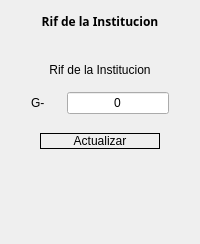
        <widget class="QFrame" name="asd1_2">
         <property name="maximumSize">
          <size>
           <width>500</width>
           <height>580</height>
          </size>
         </property>
         <property name="styleSheet">
          <string notr="true"/>
         </property>
         <layout class="QHBoxLayout" name="horizontalLayout_46">
          <property name="topMargin">
           <number>5</number>
          </property>
          <item>
           <layout class="QVBoxLayout" name="verticalLayout_26" stretch="1,6,3">
            <property name="topMargin">
             <number>5</number>
            </property>
            <item>
             <widget class="QLabel" name="label_57">
              <property name="font">
               <font>
                <family>Trebuchet MS</family>
                <weight>75</weight>
                <bold>true</bold>
               </font>
              </property>
              <property name="text">
               <string>Rif de la Institucion</string>
              </property>
              <property name="alignment">
               <set>Qt::AlignCenter</set>
              </property>
             </widget>
            </item>
            <item>
             <layout class="QVBoxLayout" name="verticalLayout_27">
              <property name="spacing">
               <number>20</number>
              </property>
              <property name="leftMargin">
               <number>20</number>
              </property>
              <property name="topMargin">
               <number>20</number>
              </property>
              <property name="rightMargin">
               <number>20</number>
              </property>
              <property name="bottomMargin">
               <number>10</number>
              </property>
              <item>
               <layout class="QVBoxLayout" name="verticalLayout_54" stretch="6,0,4">
                <property name="spacing">
                 <number>10</number>
                </property>
                <item>
                 <layout class="QVBoxLayout" name="verticalLayout_55" stretch="0">
                  <item>
                   <widget class="QLabel" name="label_58">
                    <property name="text">
                     <string>Rif de la Institucion</string>
                    </property>
                    <property name="alignment">
                     <set>Qt::AlignCenter</set>
                    </property>
                   </widget>
                  </item>
                 </layout>
                </item>
                <item>
                 <layout class="QHBoxLayout" name="horizontalLayout_4" stretch="2,8">
                  <item>
                   <widget class="QLabel" name="label_2">
                    <property name="text">
                     <string>G-</string>
                    </property>
                   </widget>
                  </item>
                  <item>
                   <widget class="QLineEdit" name="rif">
                    <property name="text">
                     <string>0</string>
                    </property>
                    <property name="alignment">
                     <set>Qt::AlignCenter</set>
                    </property>
                   </widget>
                  </item>
                 </layout>
                </item>
                <item>
                 <widget class="QFrame" name="frame_13">
                  <property name="styleSheet">
                   <string notr="true">border:none;</string>
                  </property>
                  <property name="frameShape">
                   <enum>QFrame::StyledPanel</enum>
                  </property>
                  <property name="frameShadow">
                   <enum>QFrame::Raised</enum>
                  </property>
                  <layout class="QVBoxLayout" name="verticalLayout_56">
                   <item>
                    <spacer name="verticalSpacer_22">
                     <property name="orientation">
                      <enum>Qt::Vertical</enum>
                     </property>
                     <property name="sizeHint" stdset="0">
                      <size>
                       <width>20</width>
                       <height>40</height>
                      </size>
                     </property>
                    </spacer>
                   </item>
                   <item>
                    <widget class="QPushButton" name="rif_btn">
                     <property name="cursor">
                      <cursorShape>PointingHandCursor</cursorShape>
                     </property>
                     <property name="styleSheet">
                      <string notr="true">border:1px solid #000;</string>
                     </property>
                     <property name="text">
                      <string>Actualizar</string>
                     </property>
                    </widget>
                   </item>
                  </layout>
                 </widget>
                </item>
               </layout>
              </item>
              <item>
               <layout class="QHBoxLayout" name="horizontalLayout_54" stretch="">
                <property name="spacing">
                 <number>10</number>
                </property>
               </layout>
              </item>
             </layout>
            </item>
            <item>
             <spacer name="verticalSpacer">
              <property name="orientation">
               <enum>Qt::Vertical</enum>
              </property>
              <property name="sizeHint" stdset="0">
               <size>
                <width>20</width>
                <height>40</height>
               </size>
              </property>
             </spacer>
            </item>
           </layout>
          </item>
         </layout>
        </widget>
